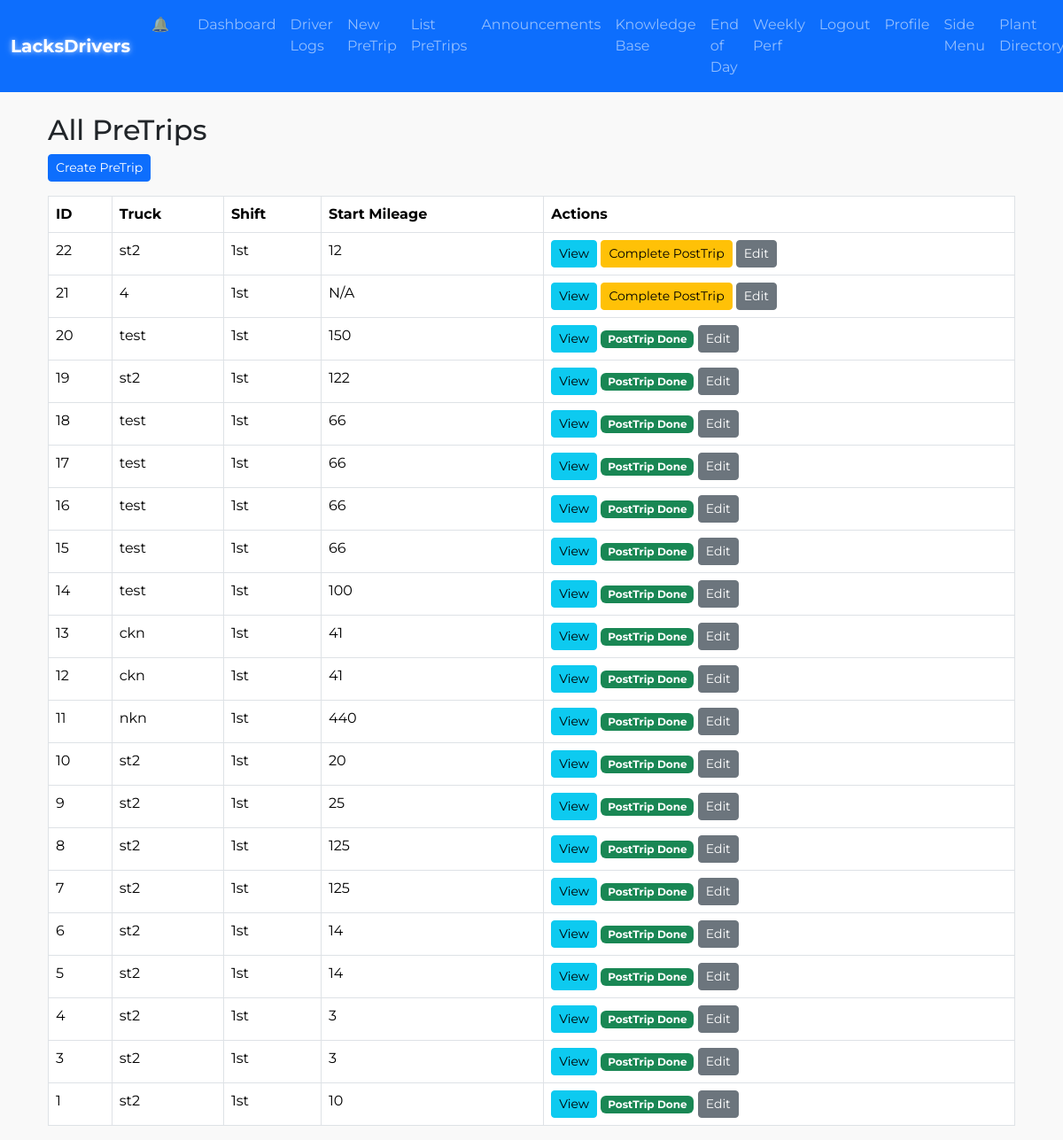
/list_pretrips (signed in), run on the app's committed database.
### lacksdrivers.py (models this page shows)
class PreTrip(db.Model):
    __tablename__ = "pretrip"
    id = db.Column(db.Integer, primary_key=True)
    user_id = db.Column(db.Integer, db.ForeignKey("user.id"))
    pretrip_date = db.Column(db.Date, default=date.today)
    shift = db.Column(db.String(10), default="1st")
    truck_type = db.Column(db.String(20), default="Semi")
    truck_name = db.Column(db.String(50))
    start_mileage = db.Column(db.Integer, nullable=True)
    cab_doors_windows = db.Column(db.Boolean, default=False)
    body_doors = db.Column(db.Boolean, default=False)
    oil_leak = db.Column(db.Boolean, default=False)
    grease_leak = db.Column(db.Boolean, default=False)
    coolant_leak = db.Column(db.Boolean, default=False)
    fuel_leak = db.Column(db.Boolean, default=False)
    gc_no_defects = db.Column(db.Boolean, default=False)
    gauges_ok = db.Column(db.Boolean, default=False)
    wipers_ok = db.Column(db.Boolean, default=False)
    horn_ok = db.Column(db.Boolean, default=False)
    heater_defrost_ok = db.Column(db.Boolean, default=False)
    mirrors_ok = db.Column(db.Boolean, default=False)
    seat_belts_ok = db.Column(db.Boolean, default=False)
    in_cab_no_defects = db.Column(db.Boolean, default=False)
    radiator_ok = db.Column(db.Boolean, default=False)
    belts_ok = db.Column(db.Boolean, default=False)
    hoses_ok = db.Column(db.Boolean, default=False)
    air_filter_ok = db.Column(db.Boolean, default=False)
    fuel_system_ok = db.Column(db.Boolean, default=False)
    ec_no_defects = db.Column(db.Boolean, default=False)
    lights_working = db.Column(db.Boolean, default=False)
    tires_ok = db.Column(db.Boolean, default=False)
    reflectors_ok = db.Column(db.Boolean, default=False)
    suspension_ok = db.Column(db.Boolean, default=False)
    brakes_ok = db.Column(db.Boolean, default=False)
    battery_ok = db.Column(db.Boolean, default=False)
    exhaust_ok = db.Column(db.Boolean, default=False)
    air_lines_ok = db.Column(db.Boolean, default=False)
    light_line_ok = db.Column(db.Boolean, default=False)
    fifth_wheel_ok = db.Column(db.Boolean, default=False)
    coupling_ok = db.Column(db.Boolean, default=False)
    tie_downs_ok = db.Column(db.Boolean, default=False)
    rear_end_protection_ok = db.Column(db.Boolean, default=False)
    exterior_no_defects = db.Column(db.Boolean, default=False)
    towed_bodydoors = db.Column(db.Boolean, default=False)
    towed_tiedowns = db.Column(db.Boolean, default=False)
    towed_lights = db.Column(db.Boolean, default=False)
    towed_reflectors = db.Column(db.Boolean, default=False)
    towed_suspension = db.Column(db.Boolean, default=False)
    towed_tires = db.Column(db.Boolean, default=False)
    towed_wheels = db.Column(db.Boolean, default=False)
    towed_brakes = db.Column(db.Boolean, default=False)
    towed_landing_gear = db.Column(db.Boolean, default=False)
    towed_kingpin = db.Column(db.Boolean, default=False)
    towed_fifthwheel = db.Column(db.Boolean, default=False)
    towed_othercoupling = db.Column(db.Boolean, default=False)
    towed_rearend = db.Column(db.Boolean, default=False)
    towed_no_defects = db.Column(db.Boolean, default=False)
    damage_report = db.Column(db.Text, nullable=True)
    oil_system_status = db.Column(Enum(*ITEM_STATUSES, name="oil_system_enum"), default="operational")
    tires_status = db.Column(Enum(*ITEM_STATUSES, name="tires_enum"), default="operational")
    created_at = db.Column(db.DateTime, default=datetime.utcnow)
    updated_at = db.Column(db.DateTime, onupdate=datetime.utcnow)
    posttrip = db.relationship("PostTrip", uselist=False, backref="pretrip")

### lacksdrivers.py (the view)
@app.route("/list_pretrips")
@login_required
def list_pretrips():
    if current_user.role == "management":
        pretrips = PreTrip.query.order_by(PreTrip.created_at.desc()).all()
    else:
        pretrips = PreTrip.query.filter_by(user_id=current_user.id).order_by(PreTrip.created_at.desc()).all()
    return render_template("list_pretrips.html", pretrips=pretrips)

### lacksdrivers.py (called while the page is built)
@app.context_processor
def inject_plant_addresses():
    return dict(PLANT_ADDRESSES=PLANT_ADDRESSES)

@login_manager.user_loader
def load_user(user_id):
    return User.query.get(int(user_id))

### templates/list_pretrips.html
{% extends "base.html" %}
{% block content %}
<div class="container">
  <h2 class="mt-3">All PreTrips</h2>
  <a href="{{ url_for('new_pretrip') }}" class="btn btn-sm btn-primary mb-3">
    Create PreTrip
  </a>
  {% if pretrips %}
    <table class="table table-bordered">
      <thead>
        <tr>
          <th>ID</th>
          <th>Truck</th>
          <th>Shift</th>
          <th>Start Mileage</th>
          <th>Actions</th>
        </tr>
      </thead>
      <tbody>
        {% for pt in pretrips %}
        <tr>
          <td>{{ pt.id }}</td>
          <td>{{ pt.truck_name }}</td>
          <td>{{ pt.shift }}</td>
          <td>{{ pt.start_mileage or "N/A" }}</td>
          <td>
            <a href="{{ url_for('view_pretrip', pretrip_id=pt.id) }}" class="btn btn-sm btn-info">View</a>
            {% if pt.posttrip %}
              <span class="badge bg-success">PostTrip Done</span>
            {% else %}
              <a href="{{ url_for('do_posttrip', pretrip_id=pt.id) }}" class="btn btn-sm btn-warning">
                Complete PostTrip
              </a>
            {% endif %}
            {% if current_user.role == 'management' or pt.user_id == current_user.id %}
              <a href="{{ url_for('edit_pretrip_entry', pretrip_id=pt.id) }}" class="btn btn-sm btn-secondary">
                Edit
              </a>
            {% endif %}
          </td>
        </tr>
        {% endfor %}
      </tbody>
    </table>
  {% else %}
    <p>No PreTrip records.</p>
  {% endif %}
</div>
{% endblock %}

### templates/base.html (style rules this page uses)
body { font-family: 'Montserrat', sans-serif; background-color: #f9f9f9; }

### data on the page
PreTrip: id "22", truck_name "st2", shift "1st", start_mileage "12"
PreTrip: id "21", truck_name "4", shift "1st", start_mileage "N/A"
PreTrip: id "20", truck_name "test", shift "1st", start_mileage "150", shows "PostTrip Done"
PreTrip: id "19", truck_name "st2", shift "1st", start_mileage "122", shows "PostTrip Done"
PreTrip: id "18", truck_name "test", shift "1st", start_mileage "66", shows "PostTrip Done"
PreTrip: id "17", truck_name "test", shift "1st", start_mileage "66", shows "PostTrip Done"
PreTrip: id "16", truck_name "test", shift "1st", start_mileage "66", shows "PostTrip Done"
PreTrip: id "15", truck_name "test", shift "1st", start_mileage "66", shows "PostTrip Done"
PreTrip: id "14", truck_name "test", shift "1st", start_mileage "100", shows "PostTrip Done"
PreTrip: id "13", truck_name "ckn", shift "1st", start_mileage "41", shows "PostTrip Done"
PreTrip: id "12", truck_name "ckn", shift "1st", start_mileage "41", shows "PostTrip Done"
PreTrip: id "11", truck_name "nkn", shift "1st", start_mileage "440", shows "PostTrip Done"
PreTrip: id "10", truck_name "st2", shift "1st", start_mileage "20", shows "PostTrip Done"
PreTrip: id "9", truck_name "st2", shift "1st", start_mileage "25", shows "PostTrip Done"
PreTrip: id "8", truck_name "st2", shift "1st", start_mileage "125", shows "PostTrip Done"
PreTrip: id "7", truck_name "st2", shift "1st", start_mileage "125", shows "PostTrip Done"
PreTrip: id "6", truck_name "st2", shift "1st", start_mileage "14", shows "PostTrip Done"
PreTrip: id "5", truck_name "st2", shift "1st", start_mileage "14", shows "PostTrip Done"
PreTrip: id "4", truck_name "st2", shift "1st", start_mileage "3", shows "PostTrip Done"
PreTrip: id "3", truck_name "st2", shift "1st", start_mileage "3", shows "PostTrip Done"
PreTrip: id "1", truck_name "st2", shift "1st", start_mileage "10", shows "PostTrip Done"
